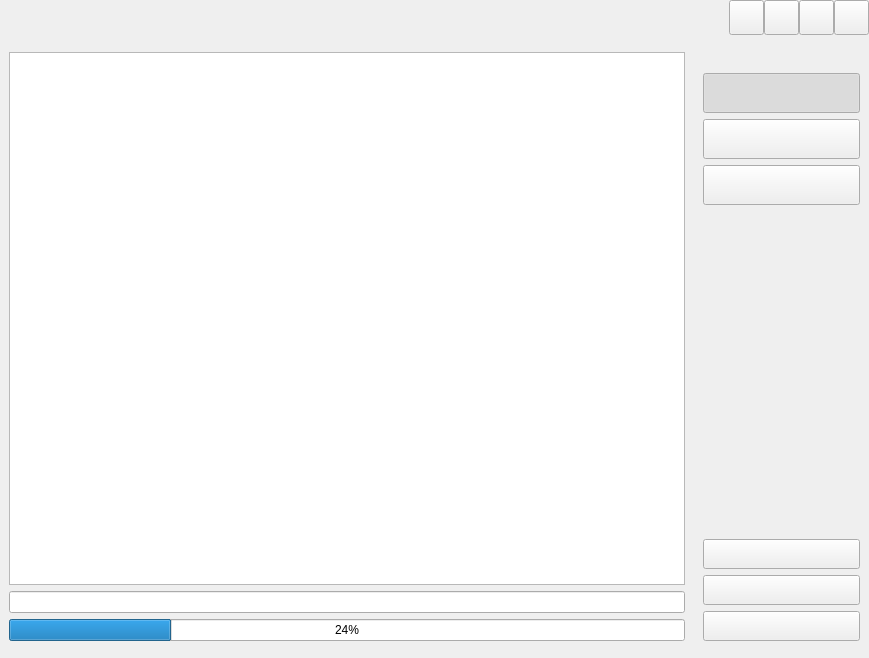
<?xml version="1.0" encoding="UTF-8"?>
<ui version="4.0">
 <class>MainWindow</class>
 <widget class="QMainWindow" name="MainWindow">
  <property name="geometry">
   <rect>
    <x>0</x>
    <y>0</y>
    <width>869</width>
    <height>658</height>
   </rect>
  </property>
  <property name="windowTitle">
   <string>MainWindow</string>
  </property>
  <widget class="QWidget" name="centralwidget">
   <layout class="QGridLayout" name="gridLayout" columnstretch="7,2">
    <property name="leftMargin">
     <number>0</number>
    </property>
    <property name="topMargin">
     <number>0</number>
    </property>
    <property name="rightMargin">
     <number>0</number>
    </property>
    <property name="bottomMargin">
     <number>8</number>
    </property>
    <property name="horizontalSpacing">
     <number>0</number>
    </property>
    <property name="verticalSpacing">
     <number>8</number>
    </property>
    <item row="0" column="0" colspan="2">
     <widget class="QWidget" name="topWidget" native="true">
      <property name="minimumSize">
       <size>
        <width>0</width>
        <height>35</height>
       </size>
      </property>
      <property name="maximumSize">
       <size>
        <width>16777215</width>
        <height>35</height>
       </size>
      </property>
      <layout class="QHBoxLayout" name="horizontalLayout">
       <property name="spacing">
        <number>0</number>
       </property>
       <property name="leftMargin">
        <number>10</number>
       </property>
       <property name="topMargin">
        <number>0</number>
       </property>
       <property name="rightMargin">
        <number>0</number>
       </property>
       <property name="bottomMargin">
        <number>0</number>
       </property>
       <item>
        <widget class="QLabel" name="labelTopTitle">
         <property name="text">
          <string/>
         </property>
        </widget>
       </item>
       <item>
        <spacer name="horizontalSpacer">
         <property name="orientation">
          <enum>Qt::Horizontal</enum>
         </property>
         <property name="sizeHint" stdset="0">
          <size>
           <width>682</width>
           <height>20</height>
          </size>
         </property>
        </spacer>
       </item>
       <item>
        <widget class="QToolButton" name="btnAboutthis">
         <property name="minimumSize">
          <size>
           <width>35</width>
           <height>35</height>
          </size>
         </property>
         <property name="maximumSize">
          <size>
           <width>35</width>
           <height>35</height>
          </size>
         </property>
         <property name="text">
          <string/>
         </property>
        </widget>
       </item>
       <item>
        <widget class="QToolButton" name="btnTopMini">
         <property name="minimumSize">
          <size>
           <width>35</width>
           <height>35</height>
          </size>
         </property>
         <property name="maximumSize">
          <size>
           <width>35</width>
           <height>35</height>
          </size>
         </property>
         <property name="text">
          <string/>
         </property>
        </widget>
       </item>
       <item>
        <widget class="QToolButton" name="btnTopMax">
         <property name="minimumSize">
          <size>
           <width>35</width>
           <height>35</height>
          </size>
         </property>
         <property name="maximumSize">
          <size>
           <width>35</width>
           <height>35</height>
          </size>
         </property>
         <property name="text">
          <string/>
         </property>
        </widget>
       </item>
       <item>
        <widget class="QToolButton" name="btnTopClose">
         <property name="minimumSize">
          <size>
           <width>35</width>
           <height>35</height>
          </size>
         </property>
         <property name="maximumSize">
          <size>
           <width>35</width>
           <height>35</height>
          </size>
         </property>
         <property name="text">
          <string/>
         </property>
        </widget>
       </item>
      </layout>
     </widget>
    </item>
    <item row="1" column="0">
     <widget class="QWidget" name="contentWidget" native="true">
      <layout class="QVBoxLayout" name="verticalLayout_5">
       <item>
        <widget class="QTextBrowser" name="textBrowserResult"/>
       </item>
       <item>
        <widget class="QLineEdit" name="lineEditUrl"/>
       </item>
       <item>
        <widget class="QProgressBar" name="progressBar">
         <property name="enabled">
          <bool>true</bool>
         </property>
         <property name="value">
          <number>24</number>
         </property>
         <property name="textVisible">
          <bool>true</bool>
         </property>
        </widget>
       </item>
      </layout>
     </widget>
    </item>
    <item row="1" column="1">
     <widget class="QWidget" name="menuWidget" native="true">
      <property name="maximumSize">
       <size>
        <width>175</width>
        <height>16777215</height>
       </size>
      </property>
      <layout class="QVBoxLayout" name="verticalLayout_4">
       <property name="topMargin">
        <number>30</number>
       </property>
       <item>
        <layout class="QVBoxLayout" name="verticalLayout">
         <item>
          <widget class="QPushButton" name="btnInputfile">
           <property name="minimumSize">
            <size>
             <width>0</width>
             <height>40</height>
            </size>
           </property>
           <property name="maximumSize">
            <size>
             <width>16777215</width>
             <height>40</height>
            </size>
           </property>
           <property name="text">
            <string/>
           </property>
           <property name="iconSize">
            <size>
             <width>0</width>
             <height>0</height>
            </size>
           </property>
           <property name="checkable">
            <bool>true</bool>
           </property>
           <property name="checked">
            <bool>true</bool>
           </property>
          </widget>
         </item>
         <item>
          <widget class="QPushButton" name="btnOutputfile">
           <property name="minimumSize">
            <size>
             <width>0</width>
             <height>40</height>
            </size>
           </property>
           <property name="maximumSize">
            <size>
             <width>16777215</width>
             <height>40</height>
            </size>
           </property>
           <property name="text">
            <string/>
           </property>
           <property name="checkable">
            <bool>true</bool>
           </property>
          </widget>
         </item>
         <item>
          <widget class="QPushButton" name="btnResult">
           <property name="minimumSize">
            <size>
             <width>0</width>
             <height>40</height>
            </size>
           </property>
           <property name="maximumSize">
            <size>
             <width>16777215</width>
             <height>40</height>
            </size>
           </property>
           <property name="text">
            <string/>
           </property>
           <property name="checkable">
            <bool>true</bool>
           </property>
          </widget>
         </item>
        </layout>
       </item>
       <item>
        <spacer name="verticalSpacer">
         <property name="orientation">
          <enum>Qt::Vertical</enum>
         </property>
         <property name="sizeHint" stdset="0">
          <size>
           <width>20</width>
           <height>40</height>
          </size>
         </property>
        </spacer>
       </item>
       <item>
        <layout class="QVBoxLayout" name="verticalLayout_3">
         <item>
          <widget class="QPushButton" name="btnPre">
           <property name="minimumSize">
            <size>
             <width>0</width>
             <height>30</height>
            </size>
           </property>
           <property name="text">
            <string/>
           </property>
          </widget>
         </item>
         <item>
          <widget class="QPushButton" name="btnChoose">
           <property name="minimumSize">
            <size>
             <width>0</width>
             <height>30</height>
            </size>
           </property>
           <property name="text">
            <string/>
           </property>
          </widget>
         </item>
         <item>
          <widget class="QPushButton" name="btnNext">
           <property name="minimumSize">
            <size>
             <width>0</width>
             <height>30</height>
            </size>
           </property>
           <property name="text">
            <string/>
           </property>
          </widget>
         </item>
        </layout>
       </item>
      </layout>
     </widget>
    </item>
   </layout>
  </widget>
 </widget>
 <resources/>
 <connections/>
</ui>
